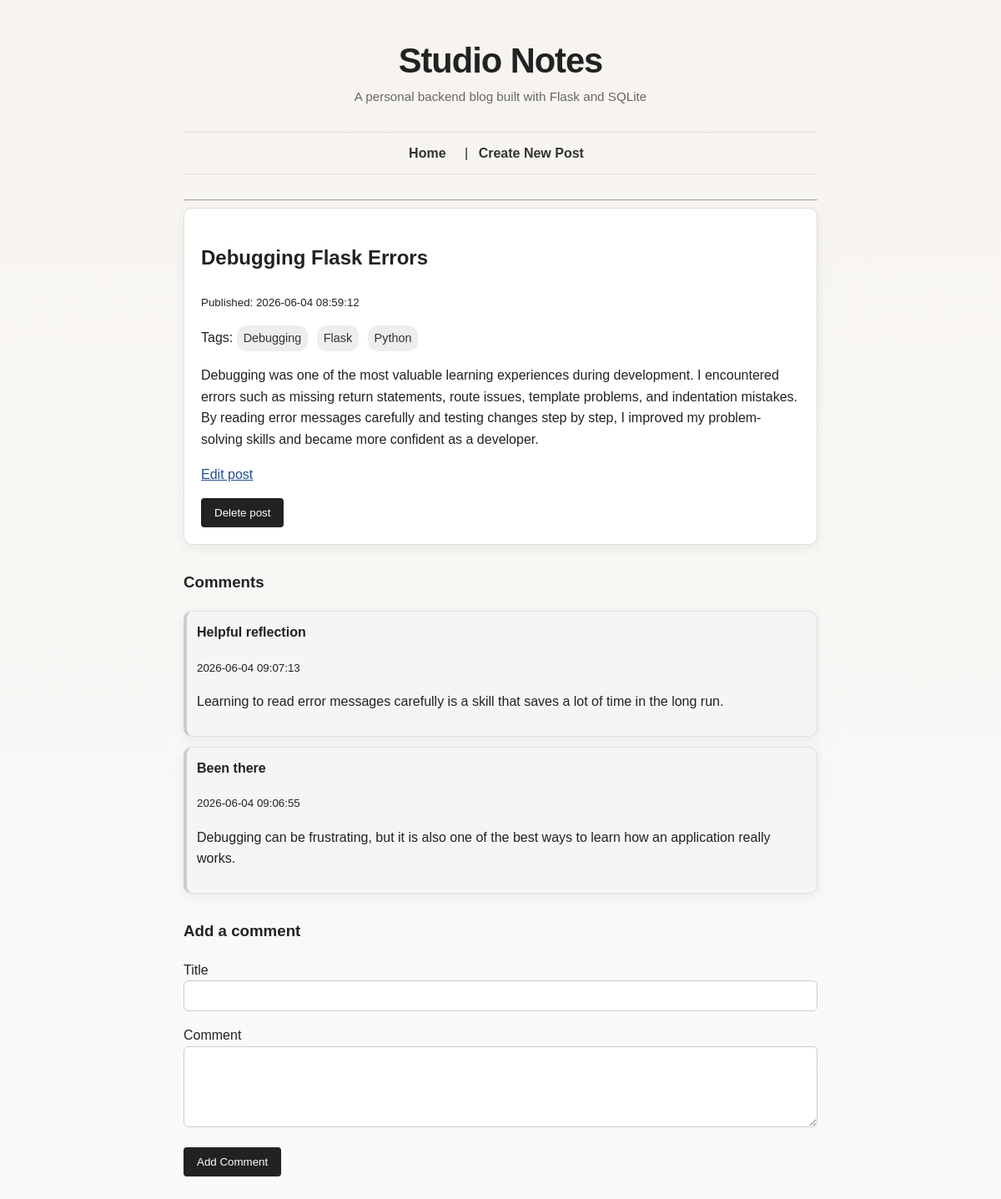
/posts/13, run on the app's committed database.
### tables this page shows
CREATE TABLE posts (
    id INTEGER PRIMARY KEY AUTOINCREMENT,
    title TEXT NOT NULL,
    body TEXT NOT NULL,
    created_at TEXT NOT NULL DEFAULT CURRENT_TIMESTAMP,
    updated_at TEXT
);

CREATE TABLE tags (
    id INTEGER PRIMARY KEY AUTOINCREMENT,
    name TEXT NOT NULL UNIQUE
);

CREATE TABLE comments (
    id INTEGER PRIMARY KEY AUTOINCREMENT,
    post_id INTEGER NOT NULL,
    title TEXT NOT NULL,
    body TEXT NOT NULL,
    created_at TEXT NOT NULL DEFAULT CURRENT_TIMESTAMP,
    FOREIGN KEY (post_id) REFERENCES posts (id)
);

### app.py (the view)
@app.route("/posts/<int:post_id>")
def show_post(post_id):
    post = database.get_post(post_id)
    if post is None:
        return render_template("post.html", post=None)
    comments = database.get_comments_for_post(post_id)
    tags = database.get_tags_for_post(post_id)
    return render_template(
        "post.html",
        post=post,
        comments=comments,
        tags=tags
    )

### database.py (called while the page is built)
def get_db_connection():
    connection = sqlite3.connect(DATABASE)
    connection.row_factory = sqlite3.Row
    return connection

def get_post(post_id):
    connection = get_db_connection()
    post = connection.execute(
        "SELECT * FROM posts WHERE id = ?",
        (post_id,)
    ).fetchone()
    connection.close()
    return post

def get_comments_for_post(post_id):
    connection = get_db_connection()
    comments = connection.execute(
        "SELECT * FROM comments WHERE post_id = ? ORDER BY created_at DESC",
        (post_id,)
    ).fetchall()
    connection.close()
    return comments

def get_tags_for_post(post_id):
    connection = get_db_connection()
    tags = connection.execute(
        """
        SELECT tags.*
        FROM tags
        JOIN post_tags ON tags.id = post_tags.tag_id
        WHERE post_tags.post_id = ?
        ORDER BY tags.name
        """,
        (post_id,)
    ).fetchall()
    connection.close()
    return tags

### templates/post.html (shortened to what this page needs)
{% extends "layout.html" %}
{% block content %}
{% if post %}
    <article>
        <h2>{{ post.title }}</h2>
        <p><small>Published: {{ post.created_at }}</small></p>
        {% if tags %}
            <p>
                Tags:
                {% for tag in tags %}
                    <a class="tag" href="/tags/{{ tag.name }}">{{ tag.name }}</a>
                {% endfor %}
            </p>
        {% endif %}
        <p>{{ post.body }}</p>
        <p>
            <a href="/posts/{{ post.id }}/edit">Edit post</a>
        </p>
        <form action="/posts/{{ post.id }}/delete" method="POST" onsubmit="return confirm('Are you sure you want to delete this post?');">
           <button type="submit">Delete post</button>
        </form>
    </article>
    <section>
        <h3>Comments</h3>
        {% if comments %}
            {% for comment in comments %}
                <article class="comment">
                   <h4>{{ comment.title }}</h4>
                   <p><small>{{ comment.created_at }}</small></p>
                   <p>{{ comment.body }}</p>
                </article>
            {% endfor %}
        {% else %}
            <p>No comments yet.</p>
        {% endif %}
    </section>
    <section>
        <h3>Add a comment</h3>
        <form action="/posts/{{ post.id }}/comments" method="POST">
            <p>
                <label for="title">Title</label><br>
                <input type="text" id="title" name="title">
            </p>
            <p>
                <label for="body">Comment</label><br>
                <textarea id="body" name="body" rows="5"></textarea>
            </p>
            <button type="submit">Add Comment</button>
        </form>
    </section>
{% else %}
    <p>Post not found.</p>
{% endif %}
{% endblock %}

### static/style.css (style rules this page uses)
body { font-family: Arial, sans-serif; max-width: 760px; margin: 40px auto; padding: 0 20px; line-height: 1.6; background-color: #fafafa; color: #222; }
article { background: white; padding: 20px; margin-bottom: 20px; border: 1px solid #ddd; }
input, textarea { width: 100%; padding: 10px; box-sizing: border-box; }
button { padding: 10px 16px; cursor: pointer; }
a { color: #1f4f8f; }
button { border: none; background-color: #222; color: white; border-radius: 4px; }
.tag { display: inline-block; background-color: #eeeeee; color: #333; padding: 4px 8px; margin-right: 6px; border-radius: 12px; font-size: 0.9rem; text-decoration: none; }
.comment { background-color: #f5f5f5; border-left: 4px solid #cccccc; padding: 12px; margin-bottom: 12px; }
.comment h4 { margin-top: 0; margin-bottom: 4px; }
body { background: linear-gradient(180deg, #f7f4ef 0%, #fafafa 100%); }
article { border-radius: 10px; box-shadow: 0 4px 14px rgba(0, 0, 0, 0.06); }
input, textarea { border: 1px solid #ccc; border-radius: 6px; font-family: inherit; }
button { transition: background-color 0.2s ease; }
section { margin-top: 30px; }

### data on the page
posts: title "Debugging Flask Errors", created_at "2026-06-04 08:59:12", body "Debugging was one of the most valuable learning experiences during development. I encountered errors such as missing return statements, route issues, template problems, and indentation mistakes. By reading error messages carefully and testing changes step by step, I improved my problem-solving skills and became more confident as a developer."
tags: name "Debugging"
tags: name "Flask"
tags: name "Python"
comments: title "Helpful reflection", created_at "2026-06-04 09:07:13", body "Learning to read error messages carefully is a skill that saves a lot of time in the long run."
comments: title "Been there", created_at "2026-06-04 09:06:55", body "Debugging can be frustrating, but it is also one of the best ways to learn how an application really works."
